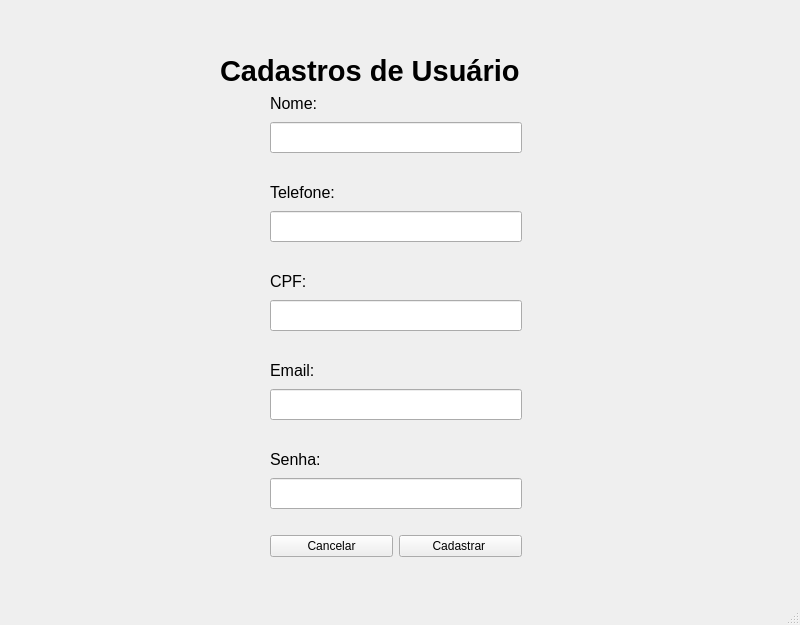
<?xml version="1.0" encoding="UTF-8"?>
<ui version="4.0">
 <class>MainWindow</class>
 <widget class="QMainWindow" name="MainWindow">
  <property name="geometry">
   <rect>
    <x>0</x>
    <y>0</y>
    <width>800</width>
    <height>625</height>
   </rect>
  </property>
  <property name="windowTitle">
   <string>MainWindow</string>
  </property>
  <widget class="QWidget" name="centralwidget">
   <widget class="QLabel" name="label">
    <property name="geometry">
     <rect>
      <x>220</x>
      <y>50</y>
      <width>311</width>
      <height>41</height>
     </rect>
    </property>
    <property name="font">
     <font>
      <pointsize>22</pointsize>
      <weight>75</weight>
      <bold>true</bold>
     </font>
    </property>
    <property name="text">
     <string>Cadastros de Usuário</string>
    </property>
   </widget>
   <widget class="QWidget" name="">
    <property name="geometry">
     <rect>
      <x>270</x>
      <y>90</y>
      <width>252</width>
      <height>467</height>
     </rect>
    </property>
    <layout class="QVBoxLayout" name="verticalLayout">
     <item>
      <widget class="QLabel" name="titulo">
       <property name="font">
        <font>
         <pointsize>12</pointsize>
        </font>
       </property>
       <property name="text">
        <string>Nome:</string>
       </property>
       <property name="buddy">
        <cstring>lineEdit</cstring>
       </property>
      </widget>
     </item>
     <item>
      <widget class="QLineEdit" name="lineEdit">
       <property name="minimumSize">
        <size>
         <width>241</width>
         <height>31</height>
        </size>
       </property>
       <property name="text">
        <string/>
       </property>
      </widget>
     </item>
     <item>
      <spacer name="verticalSpacer">
       <property name="orientation">
        <enum>Qt::Vertical</enum>
       </property>
       <property name="sizeType">
        <enum>QSizePolicy::Fixed</enum>
       </property>
       <property name="sizeHint" stdset="0">
        <size>
         <width>244</width>
         <height>20</height>
        </size>
       </property>
      </spacer>
     </item>
     <item>
      <widget class="QLabel" name="titulo_2">
       <property name="font">
        <font>
         <pointsize>12</pointsize>
        </font>
       </property>
       <property name="text">
        <string>Telefone:</string>
       </property>
       <property name="buddy">
        <cstring>lineEdit</cstring>
       </property>
      </widget>
     </item>
     <item>
      <widget class="QLineEdit" name="lineEdit_5">
       <property name="minimumSize">
        <size>
         <width>241</width>
         <height>31</height>
        </size>
       </property>
       <property name="text">
        <string/>
       </property>
      </widget>
     </item>
     <item>
      <spacer name="verticalSpacer_3">
       <property name="orientation">
        <enum>Qt::Vertical</enum>
       </property>
       <property name="sizeType">
        <enum>QSizePolicy::Fixed</enum>
       </property>
       <property name="sizeHint" stdset="0">
        <size>
         <width>244</width>
         <height>20</height>
        </size>
       </property>
      </spacer>
     </item>
     <item>
      <widget class="QLabel" name="titulo_3">
       <property name="font">
        <font>
         <pointsize>12</pointsize>
        </font>
       </property>
       <property name="text">
        <string>CPF:</string>
       </property>
       <property name="buddy">
        <cstring>lineEdit</cstring>
       </property>
      </widget>
     </item>
     <item>
      <widget class="QLineEdit" name="lineEdit_6">
       <property name="minimumSize">
        <size>
         <width>241</width>
         <height>31</height>
        </size>
       </property>
       <property name="text">
        <string/>
       </property>
      </widget>
     </item>
     <item>
      <spacer name="verticalSpacer_2">
       <property name="orientation">
        <enum>Qt::Vertical</enum>
       </property>
       <property name="sizeType">
        <enum>QSizePolicy::Fixed</enum>
       </property>
       <property name="sizeHint" stdset="0">
        <size>
         <width>244</width>
         <height>20</height>
        </size>
       </property>
      </spacer>
     </item>
     <item>
      <widget class="QLabel" name="titulo_5">
       <property name="font">
        <font>
         <pointsize>12</pointsize>
        </font>
       </property>
       <property name="text">
        <string>Email:</string>
       </property>
       <property name="buddy">
        <cstring>lineEdit</cstring>
       </property>
      </widget>
     </item>
     <item>
      <widget class="QLineEdit" name="lineEdit_8">
       <property name="minimumSize">
        <size>
         <width>241</width>
         <height>31</height>
        </size>
       </property>
       <property name="text">
        <string/>
       </property>
      </widget>
     </item>
     <item>
      <spacer name="verticalSpacer_4">
       <property name="orientation">
        <enum>Qt::Vertical</enum>
       </property>
       <property name="sizeType">
        <enum>QSizePolicy::Fixed</enum>
       </property>
       <property name="sizeHint" stdset="0">
        <size>
         <width>244</width>
         <height>20</height>
        </size>
       </property>
      </spacer>
     </item>
     <item>
      <widget class="QLabel" name="titulo_6">
       <property name="font">
        <font>
         <pointsize>12</pointsize>
        </font>
       </property>
       <property name="text">
        <string>Senha:</string>
       </property>
       <property name="buddy">
        <cstring>lineEdit</cstring>
       </property>
      </widget>
     </item>
     <item>
      <widget class="QLineEdit" name="lineEdit_9">
       <property name="minimumSize">
        <size>
         <width>241</width>
         <height>31</height>
        </size>
       </property>
       <property name="text">
        <string/>
       </property>
      </widget>
     </item>
     <item>
      <spacer name="verticalSpacer_5">
       <property name="orientation">
        <enum>Qt::Vertical</enum>
       </property>
       <property name="sizeType">
        <enum>QSizePolicy::Fixed</enum>
       </property>
       <property name="sizeHint" stdset="0">
        <size>
         <width>244</width>
         <height>20</height>
        </size>
       </property>
      </spacer>
     </item>
     <item>
      <layout class="QHBoxLayout" name="horizontalLayout_2">
       <item>
        <widget class="QPushButton" name="pushButton_2">
         <property name="text">
          <string>Cancelar</string>
         </property>
        </widget>
       </item>
       <item>
        <widget class="QPushButton" name="pushButton">
         <property name="text">
          <string>Cadastrar </string>
         </property>
        </widget>
       </item>
      </layout>
     </item>
    </layout>
   </widget>
  </widget>
  <widget class="QMenuBar" name="menubar">
   <property name="geometry">
    <rect>
     <x>0</x>
     <y>0</y>
     <width>800</width>
     <height>21</height>
    </rect>
   </property>
  </widget>
  <widget class="QStatusBar" name="statusbar"/>
 </widget>
 <resources/>
 <connections/>
</ui>
